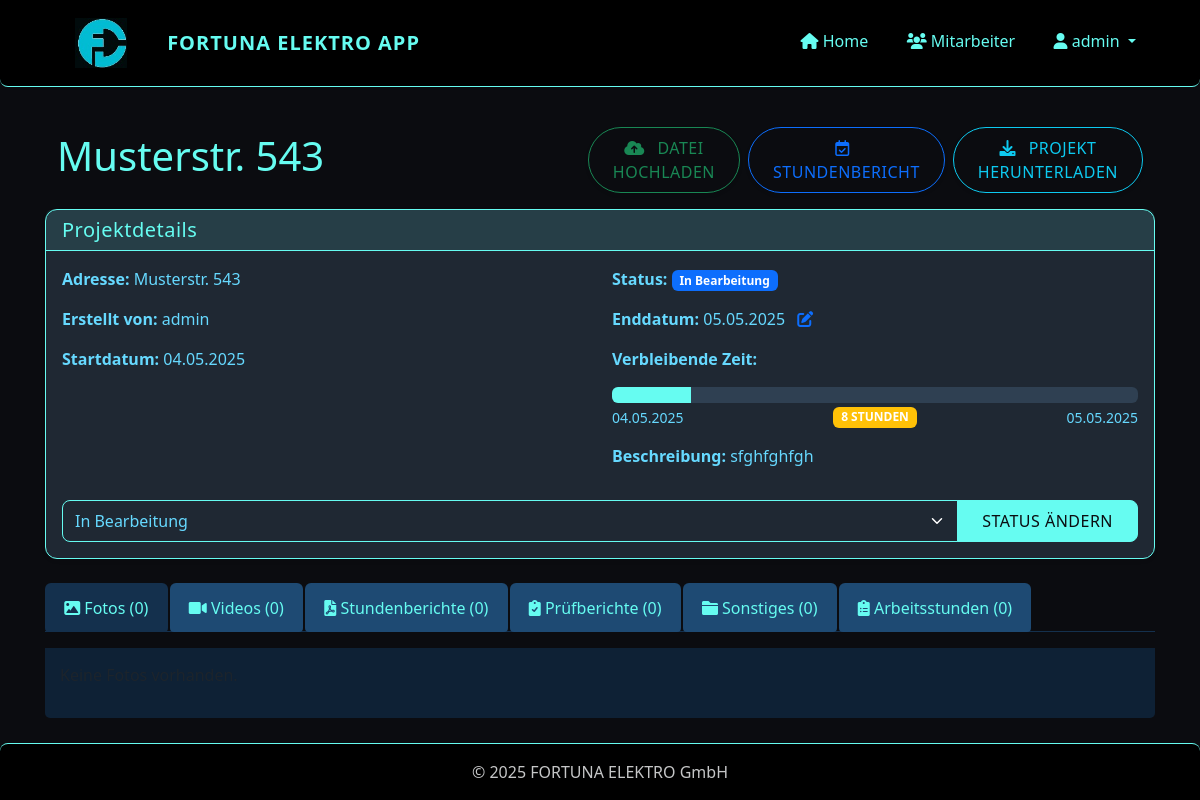
Before: /project/4 (signed in) with the older database file.
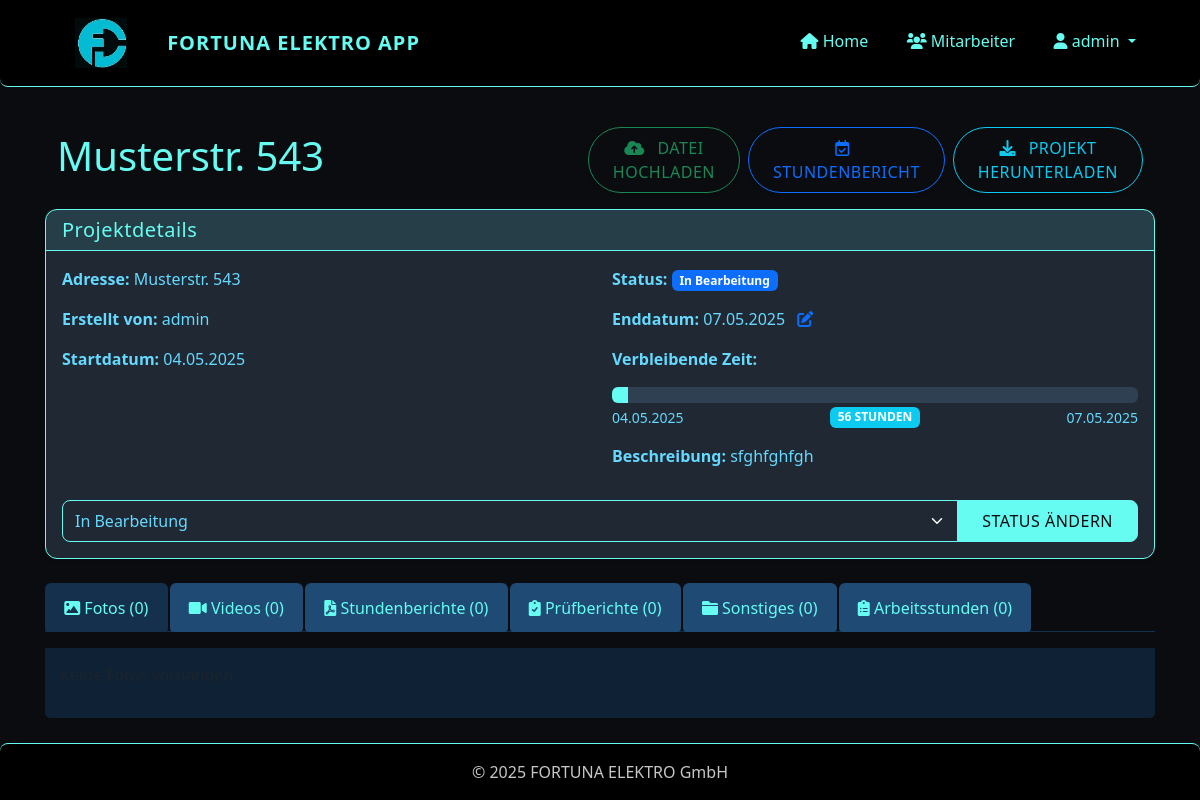
After: the same page with the newer database file.
### app/models/project.py (models this page shows, shortened)
class Project(db.Model):
    id = db.Column(db.Integer, primary_key=True)
    name = db.Column(db.String(128), nullable=False)  # Adresse als Projektname
    description = db.Column(db.Text)
    start_date = db.Column(db.DateTime, default=datetime.utcnow)
    end_date = db.Column(db.DateTime)
    status = db.Column(db.String(20), default='in_bearbeitung')  # 'in_bearbeitung', 'abgeschlossen', 'archiviert'
    creator_id = db.Column(db.Integer, db.ForeignKey('user.id'))
    files = db.relationship('File', backref='project', lazy='dynamic', cascade='all, delete-orphan')
    timesheets = db.relationship('Timesheet', backref='project', lazy='dynamic', cascade='all, delete-orphan')
    def get_progress_percentage(self):
        if not self.end_date or not self.start_date:
            return 0
        now = datetime.now()
        if now < self.start_date:
            return 0
        if now > self.end_date:
            return 100
        total_duration = (self.end_date - self.start_date).total_seconds()
        elapsed_time = (now - self.start_date).total_seconds()
        if total_duration == 0:
            return 100
        progress = (elapsed_time / total_duration) * 100
        return min(round(progress), 100)  # Ensure we don't exceed 100%
    def get_remaining_hours(self):
        if not self.end_date:
            return None
        now = datetime.now()
        time_diff = self.end_date - now
        total_hours = int(time_diff.total_seconds() / 3600)
        if total_hours < 0:
            return 0
        return total_hours

### app/routes/projects.py (the view)
@projects.route('/project/<int:project_id>')
@login_required
def view_project(project_id):
    project = Project.query.get_or_404(project_id)
    status_form = ProjectStatusForm(obj=project)
    photos = project.files.filter_by(file_type='foto').all()
    videos = project.files.filter_by(file_type='video').all()
    timesheets = project.files.filter_by(file_type='stundenbericht').all()
    reports = project.files.filter_by(file_type='pruefbericht').all()
    other_files = project.files.filter_by(file_type='sonstiges').all()
    timesheets_data = project.timesheets.order_by(Timesheet.date.desc()).all()
    status_form = ProjectStatusForm()
    status_form.status.data = project.status
    end_date_form = ProjectEndDateForm()
    if project.end_date:
        end_date_form.end_date.data = project.end_date
    return render_template(
        'projects/view.html',
        title=project.name,
        project=project,
        photos=photos,
        videos=videos,
        timesheets=timesheets,
        reports=reports,
        other_files=other_files,
        timesheets_data=timesheets_data,
        status_form=status_form,
        end_date_form=end_date_form
    )

### app/routes/projects.py
class ProjectStatusForm(FlaskForm):
    status = SelectField('Status', choices=[
        ('in_bearbeitung', 'In Bearbeitung'),
        ('archiviert', 'Archiviert')
    ], validators=[DataRequired()])
    submit = SubmitField('Status aktualisieren')

### app/forms/forms.py
class ProjectEndDateForm(FlaskForm):
    end_date = DateField('Enddatum', format='%Y-%m-%d', validators=[DataRequired()])
    submit = SubmitField('Speichern')

### app/models/user.py (called while the page is built)
@login_manager.user_loader
def load_user(id):
    return User.query.get(int(id))

    def is_admin(self):
        return self.role == 'admin'

### app/templates/projects/view.html (shortened to what the changed rows need)
{% extends "base.html" %}
{% block content %}
<div class="container-fluid py-3">
  <div class="row align-items-center">
    <div class="col-12 col-md-6 mb-3 mb-md-0">
      <h1 style="color: var(--accent)">{{ project.name }}</h1>
    </div>
  </div>
</div>
<div class="card mb-4 shadow-sm">
    <div class="card-body">
        <div class="row">
            <div class="col-md-6">
                <p><strong>Adresse:</strong> {{ project.name }}</p>
                <p><strong>Erstellt von:</strong> {{ project.creator.username }}</p>
                <p><strong>Startdatum:</strong> {{ project.start_date.strftime('%d.%m.%Y') }}</p>
            </div>
            <div class="col-md-6">
                <p><strong>Status:</strong>
                    {% if project.status == 'in_bearbeitung' %}
                        <span class="badge bg-primary">In Bearbeitung</span>
                    {% elif project.status == 'archiviert' %}
                        <span class="badge bg-secondary">Archiviert</span>
                    {% endif %}
                </p>
{% if project.end_date %}
<p>
    <strong>Enddatum:</strong> {{ project.end_date.strftime('%d.%m.%Y') }}
    <a href="#" data-bs-toggle="modal" data-bs-target="#changeEndDateModal" title="Enddatum ändern">
        <i class="fas fa-edit ms-2"></i>
    </a>
</p>
<div class="countdown-container mt-2 mb-3">
    <p><strong>Verbleibende Zeit:</strong></p>
    <div class="progress" style="height: 16px; background-color: #2f4052;">
        <div class="progress-bar" id="project-progress-bar" role="progressbar"
             style="background-color: var(--accent); width: {{ project.get_progress_percentage() }}%;"
             aria-valuenow="{{ project.get_progress_percentage() }}" aria-valuemin="0" aria-valuemax="100"></div>
    </div>
    <div class="d-flex justify-content-between mt-1">
        <small class="text-muted">{{ project.start_date.strftime('%d.%m.%Y') }}</small>
        <span id="countdown-timer" class="badge
            {% if project.get_remaining_hours() > 168 %}
                bg-success
            {% elif project.get_remaining_hours() > 24 %}
                bg-info
            {% elif project.get_remaining_hours() > 0 %}
                bg-warning
            {% else %}
                bg-danger
            {% endif %}">
        </span>
        <small class="text-muted">{{ project.end_date.strftime('%d.%m.%Y') }}</small>
    </div>
</div>
{% endif %}
                <p><strong>Beschreibung:</strong> {{ project.description or 'Keine Beschreibung' }}</p>
            </div>
        </div>
        <div class="mt-3">
            <form method="POST" action="{{ url_for('projects.update_status', project_id=project.id) }}">
                <div class="input-group">
                    {{ status_form.status(class="form-select") }}
                    <button type="submit" class="btn btn-primary">Status ändern</button>
                </div>
            </form>
        </div>
    </div>
</div>
{% endblock %}

Changed rows visible on the page:
changed Project "Musterstr. 543": end_date "05.05.2025" → "07.05.2025"
Other visible differences:
{{ project.get_progress_percentage() }}: 15 → 3 (drawn)
text written by a page script: "8 STUNDEN" → "56 STUNDEN"
